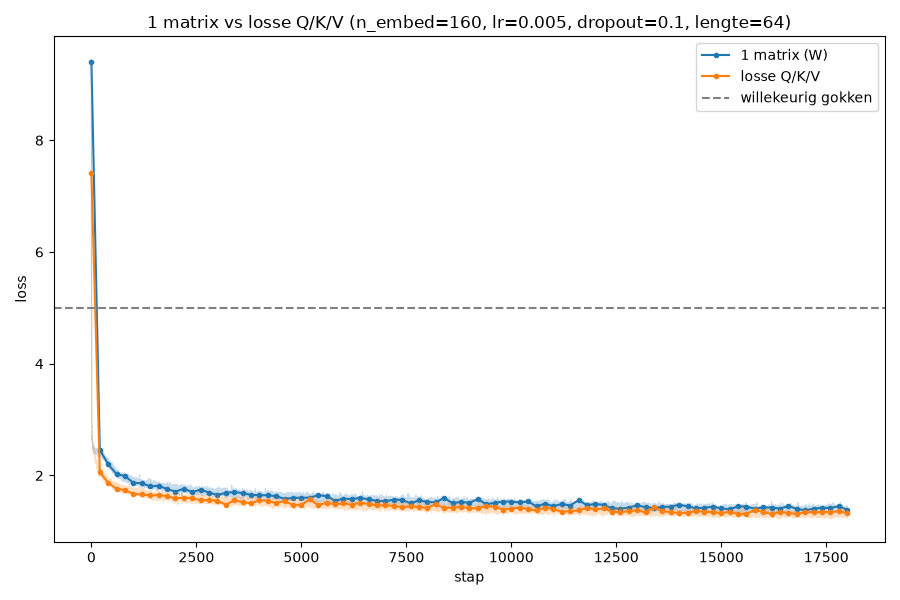

Source code (Python):
"""Eén gedeelde matrix voor affiniteit+value tegen losse Q/K/V.

Met losse_qk=False, losse_v=False (de "alles-in-1"-versie waarmee AffiniteitsLaag
begon) wordt één matrix W gebruikt voor zowel "wie zoek ik" als "wie bied ik aan"
als "wat neem ik mee": elke vector wordt ermee geprojecteerd, en de affiniteit
tussen positie i en j is het inproduct van die ene projectie met zichzelf.
Nadeel: het inproduct van een vector met zichzelf is vrijwel altijd het grootst,
dus elke positie let vooral op zichzelf.

Met losse_qk=True + losse_v=True (het huidige model.pt) krijgen Q, K en V
allebei hun eigen matrix, zodat "waar ik naar zoek", "wat ik aanbied" en "wat ik
meeneem" losgekoppeld zijn - het volledige Q/K/V zoals bij echte attention.

Beide varianten draaien op de nu beste hyperparameters (n_embed=160, lr=5e-3,
dropout=0.1, lengte=64, 18000 stappen) op de schone 14-boeken-dataset.
"""
from pathlib import Path

import torch
import matplotlib
matplotlib.use("Agg")
import matplotlib.pyplot as plt

from exp import (train_affiniteitsmodel, loss_per_positie, genereer, APPARAAT,
                 DATA_MAP, TEKST_BESTANDEN, TRAIN_FRACTIE, CharTokenizer, N_KOPPEN)

N_EMBED, LR, DROPOUT, LENGTE, N_STAPPEN = 160, 5e-3, 0.1, 64, 18000
EVAL_INTERVAL = 200

VARIANTEN = [
    ("1 matrix (W)",  dict(losse_qk=False, losse_v=False)),
    ("losse Q/K/V",   dict(losse_qk=True,  losse_v=True)),
]

boeken = [(n, (DATA_MAP / n).read_text(encoding="utf-8")) for n in TEKST_BESTANDEN]
tok = CharTokenizer("".join(t for _, t in boeken))
tr, te = [], []
for _, t in boeken:
    d = torch.tensor(tok.encode(t), dtype=torch.long)
    s = int(TRAIN_FRACTIE * len(d))
    tr.append(d[:s]); te.append(d[s:])
train_ids, test_ids = torch.cat(tr).to(APPARAAT), torch.cat(te).to(APPARAAT)
print(f"apparaat={APPARAAT}"
      + (f" ({torch.cuda.get_device_name(0)})" if APPARAAT.type == "cuda" else "")
      + f"  vocab={tok.vocab_size} train={len(train_ids):,}\n", flush=True)

UITVOER = Path(__file__).parent / "qkv_resultaten.pt"
resultaten = torch.load(UITVOER) if UITVOER.exists() else {}
for naam, instellingen in VARIANTEN:
    if naam in resultaten:
        r = resultaten[naam]
        print(f"{naam:>14s}  test {r['test_stappen_losses'][-1]:.4f}  laatste positie {r['pp'][-1]:.4f}  "
              f"(overgeslagen)", flush=True)
        continue
    model, train_losses, test_stappen, test_losses = train_affiniteitsmodel(
        n_lagen=5, n_embed=N_EMBED, lengte=LENGTE, dropout=DROPOUT,
        gebruik_layernorm=True, lr=LR, n_stappen=N_STAPPEN, n_koppen=N_KOPPEN,
        train_ids=train_ids, test_ids=test_ids, tokenizer=tok, eval_interval=EVAL_INTERVAL,
        **instellingen)
    pp = loss_per_positie(model, test_ids, tok, LENGTE)
    n_par = sum(p.numel() for p in model.parameters())
    resultaten[naam] = dict(train_losses=train_losses, test_stappen=test_stappen,
                            test_stappen_losses=test_losses, pp=pp, n_par=n_par)
    print(f"\n{naam:>14s}  test {test_losses[-1]:.4f}  laatste positie {pp[-1]:.4f}  "
          f"({n_par:,} parameters)", flush=True)
    print("voorbeeld:", genereer(model, tok, start="Op een dag ", n_nieuw=150, lengte=LENGTE,
                                  temperatuur=0.8), flush=True)
    torch.save(resultaten, UITVOER)

print("\n" + "=" * 70)
for naam, _ in VARIANTEN:
    r = resultaten[naam]
    print(f"{naam:>14s}  test {r['test_stappen_losses'][-1]:.4f}  "
          f"laatste positie {r['pp'][-1]:.4f}  {r['n_par']:,} parameters")

# ---------------------------------------------------------------------------
# Plot: train/test loss over de training heen, één lijn per variant
# ---------------------------------------------------------------------------
max_loss = torch.log(torch.tensor(float(tok.vocab_size)))
fig, ax = plt.subplots(figsize=(9, 6))
for (naam, _), kleur in zip(VARIANTEN, ["tab:blue", "tab:orange"]):
    r = resultaten[naam]
    ax.plot(range(len(r["train_losses"])), r["train_losses"], color=kleur, alpha=0.25, linewidth=0.8)
    ax.plot(r["test_stappen"], r["test_stappen_losses"], color=kleur, marker="o", markersize=3,
            label=naam)
ax.axhline(max_loss.item(), color="gray", linestyle="--", label="willekeurig gokken")
ax.set_xlabel("stap"); ax.set_ylabel("loss")
ax.set_title(f"1 matrix vs losse Q/K/V (n_embed={N_EMBED}, lr={LR}, dropout={DROPOUT}, lengte={LENGTE})")
ax.legend()
fig.tight_layout()
plot_pad = Path(__file__).parent / "qkv_vgl.png"
fig.savefig(plot_pad)
print(f"\nplot opgeslagen: {plot_pad}", flush=True)
